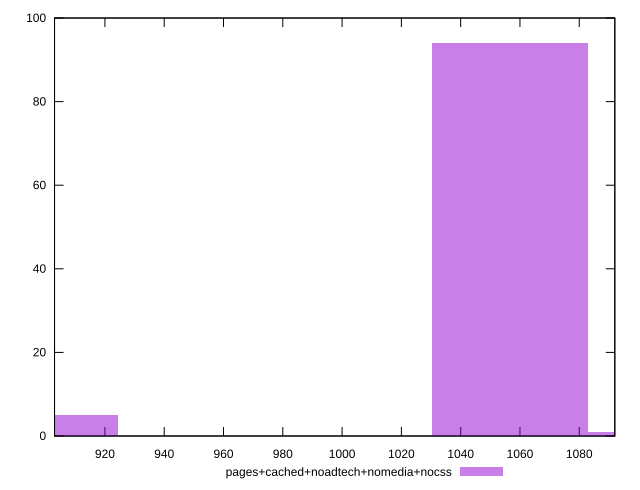

Reproduce this figure in gnuplot.
reset

$pagesCachedNoadtechNomediaNocss <<EOF
1109.4247061244457 1
1056.5949582137578 94
898.1057144816941 5
EOF

set key outside below
set boxwidth 52.82974791068789
set xrange [903:1092]
set yrange [0:100]
set trange [0:100]
set style fill transparent solid 0.5 noborder
set terminal svg size 640, 490 enhanced background rgb 'white'
set output "report_00019_2021-02-10T18-14-37.922Z//uses-rel-preload/comparison/histogram/4_vs_5.svg"

plot $pagesCachedNoadtechNomediaNocss title "pages+cached+noadtech+nomedia+nocss" with boxes

reset
